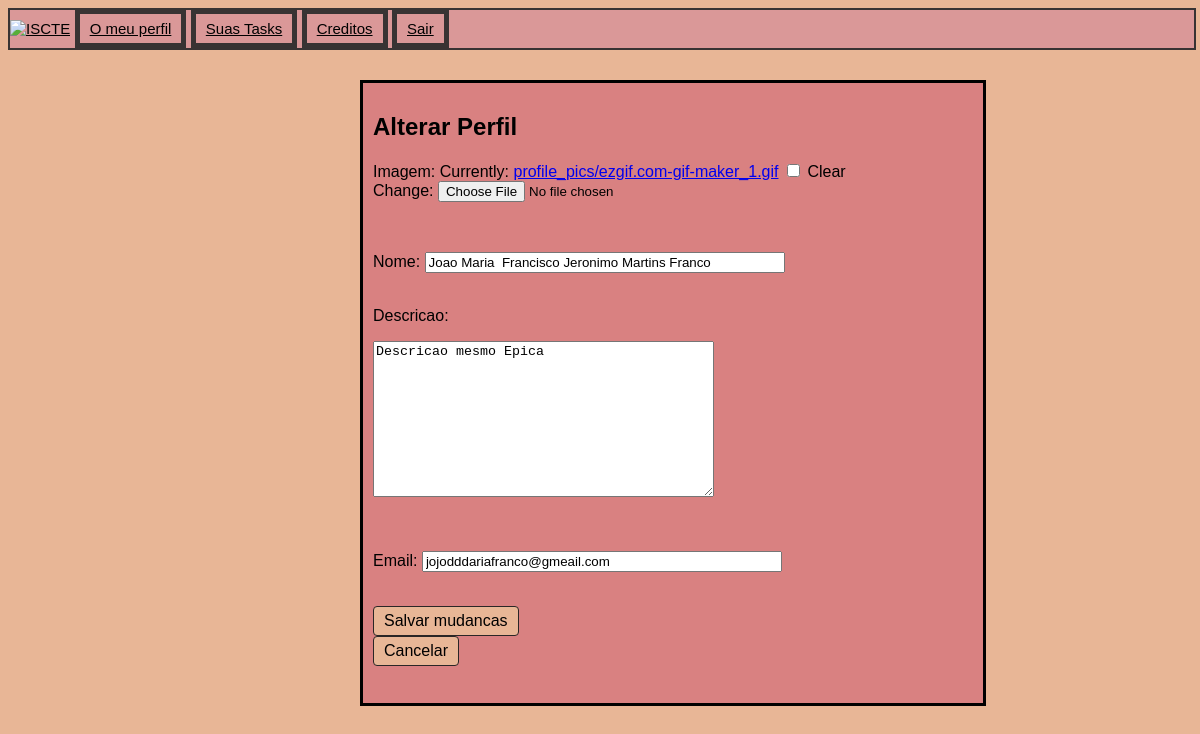
/taskmanager/profile/edit_profile/ (signed in), run on an earlier commit of the app's database.
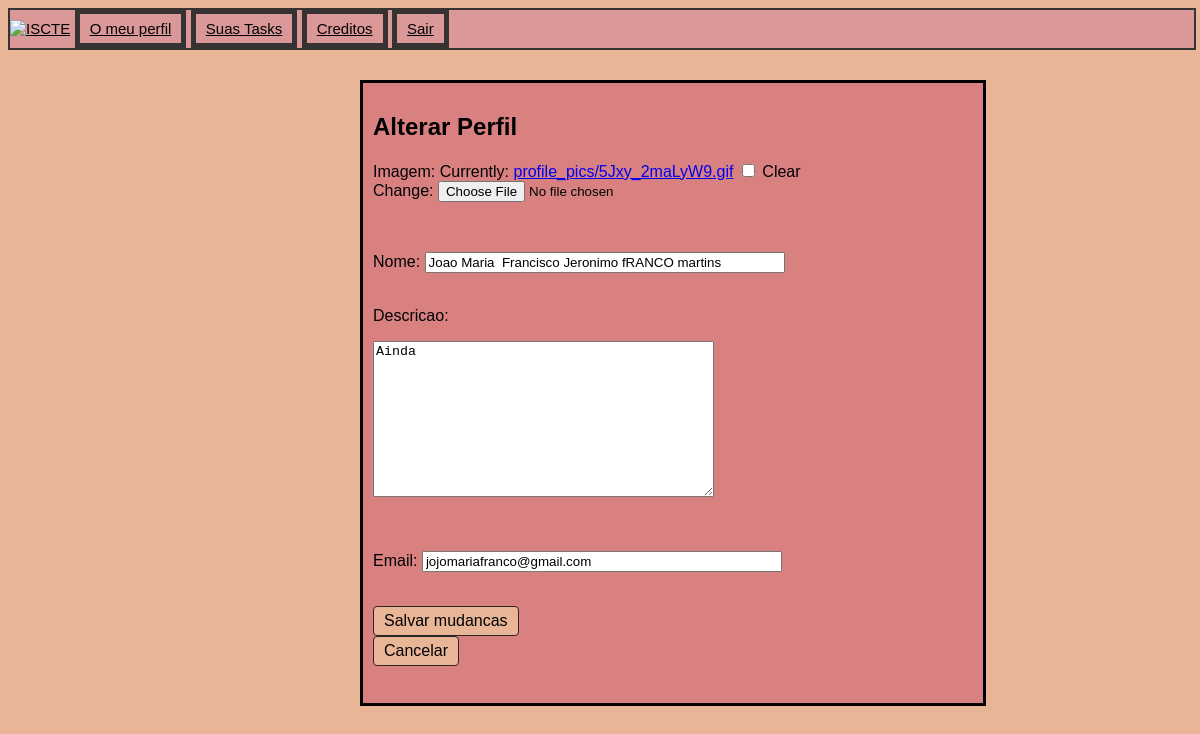
And on a later commit of the database.
### taskmanager/models.py (models this page shows, shortened)
class Utilizador(models.Model):
    user = models.OneToOneField(User, on_delete=models.CASCADE)
    nome = models.CharField(max_length=50)
    email = models.CharField(max_length=50)
    imagem = models.ImageField(upload_to='profile_pics', blank=True, null=True)
    descricao = models.TextField( max_length=300,default ="Ainda sem descricao, escreva um pouco sobre si!")
    datadecriacao = models.DateField(auto_now_add=True)
    isAdmin = models.BooleanField(default=False)

### taskmanager/views.py (the view)
# urls.py: path("profile/edit_profile/", views.edit_profile, name='edit_profile'),
@login_required(login_url='/taskmanager/')
def edit_profile(request):
    profile = request.user.utilizador
    if request.method == 'POST':
        form = UtilizadorForm(request.POST, request.FILES, instance=profile)
        if form.is_valid():
            form.save()
            return redirect('taskmanager:profile')
    else:
        form = UtilizadorForm(instance=profile)
    return render(request, 'taskmanager/edit_profile.html', {'form': form})

### taskmanager/forms.py
class UtilizadorForm(forms.ModelForm):
    imagem = forms.ImageField(required=False)
    class Meta:
        model = Utilizador
        fields = ['nome','email','descricao','imagem']

### taskmanager/templates/taskmanager/edit_profile.html (shortened to what this page needs)
{% extends "./base.html" %}
{% block head %}
    {% load static %}
    <link rel="stylesheet" type="text/css" href="{% static 'taskmanager/css/mystyle.css'%}">
{% endblock %}
{% block content %}
    <div class="editprofile">
  <h2>Alterar Perfil</h2>
  <form class="epcontainters" method="POST" action="{% url 'taskmanager:edit_profile' %}" enctype="multipart/form-data">
    <p>Imagem: {{ form.imagem  }}</p>
      <br>
    <p >Nome:  {{ form.nome }}</p>
      <br>Descricao:
   <p> {{ form.descricao }}</p>
      <br>
   <p>  Email: {{ form.email }}</p>
      <br>
    <button onclick="history.back()" type="submit">Salvar mudancas</button>
</form>
    <button onclick="history.back()" >Cancelar</button>
    </div>
{% endblock %}

What changed in the data, as far as the page shows it:
changed Utilizador: nome "Joao Maria Francisco Jeronimo Martins Franco" → "Joao Maria Francisco Jeronimo fRANCO martins"; descricao "Descricao mesmo Epica" → "Ainda"; email "jojodddariafranco@gmeail.com" → "jojomariafranco@gmail.com"
Also different on the page:
text no longer shown: "Currently: profile_pics/ezgif.com-gif-maker_1.gif Clear Change:"
text now shown: "Currently: profile_pics/5Jxy_2maLyW9.gif Clear Change:"
